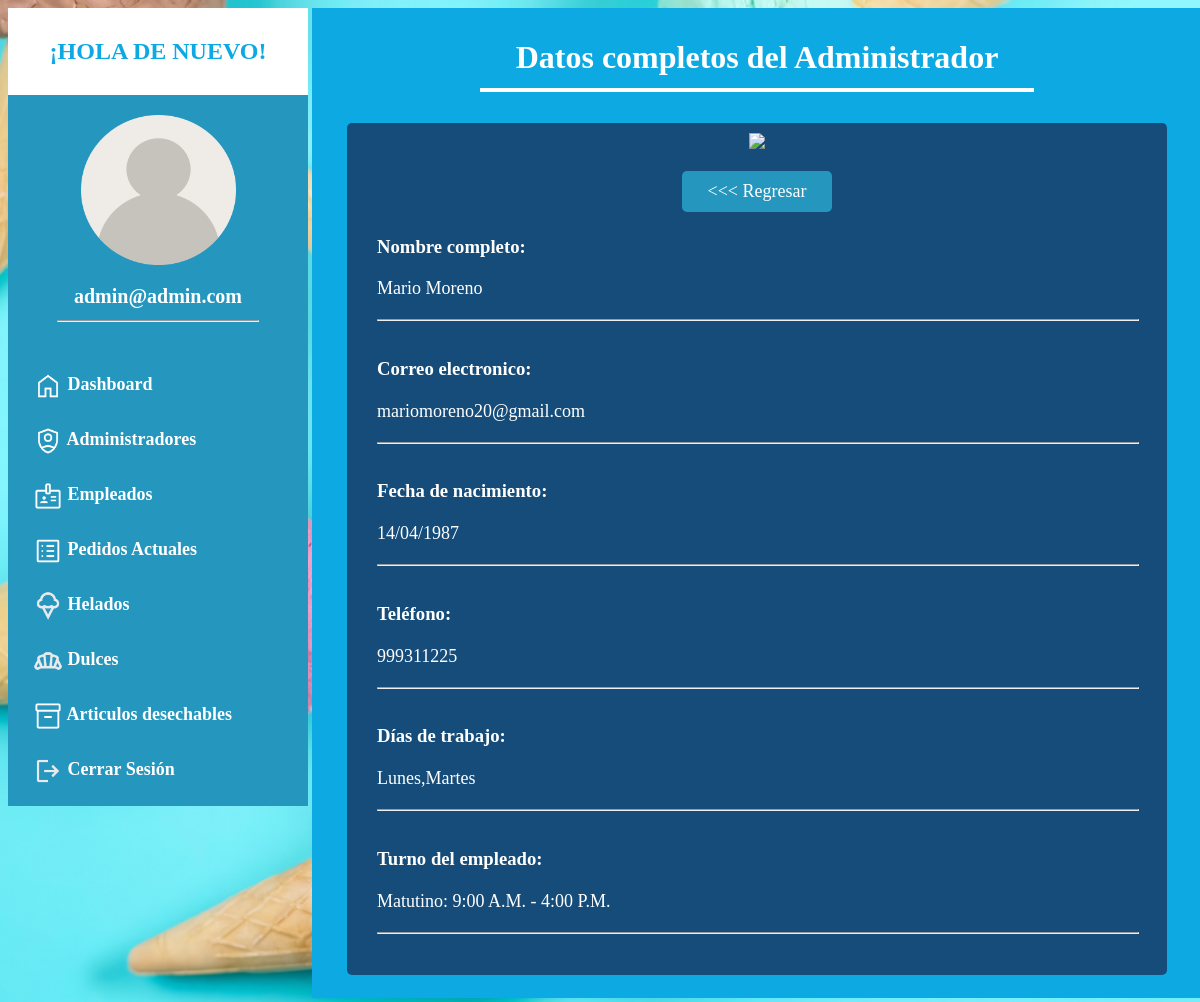
The app's page /ver_empleado.php?id=2 (signed in) with its own data.
### tables this page shows
CREATE TABLE `empleados` (
  `id_empleado` int(11) NOT NULL,
  `nombre_empleado` varchar(100) DEFAULT NULL,
  `correo_empleado` varchar(100) DEFAULT NULL,
  `fecha_nacimiento_empleado` date DEFAULT NULL,
  `telefono_empleado` char(10) DEFAULT NULL,
  `dias_trabajo` varchar(255) DEFAULT NULL,
  `horas_trabajo` varchar(255) DEFAULT NULL
);

### ver_empleado.php (the view, shortened to what this page needs)
<!DOCTYPE html>
<html lang="en">
<head>
    <link rel="stylesheet" href="style_panel_admin.css">
</head>
<body>
    <div class="ancho">
        <?php
        include "menu_panel_admin.php";
        ?>
        <div class="contenedorpaneladmin">
            <div class="contenedor4 centrar">
                <h1>Datos completos del Administrador</h1>
                <hr>
            </div>
            <br>
            <div class="contenedor5 centrar">
                <img src="./img/logo_colon.png" class="logopaneladmin1">
                <br><br>
                <a href="empleados.php" class="btn_regresar"> &lt;&lt;&lt; Regresar</a>
                <?php
                require "conexion.php";
                $id = $_GET['id'];
                $verusuario = "SELECT * FROM empleados WHERE id_empleado = '$id'";
                $resultado = mysqli_query($conectar, $verusuario);
                $fila = $resultado->fetch_array();
                ?>
                <div class="contenedor7">
                    <h3>Nombre completo:</h3>
                    <p><?php echo $fila["nombre_empleado"]; ?></p>
                    <hr>
                </div>
                <div class="contenedor7">
                    <h3>Correo electronico:</h3>
                    <p><?php echo $fila["correo_empleado"]; ?></p>
                    <hr>
                </div>
                <?php
                    $fechanormal = $fila["fecha_nacimiento_empleado"];
                    $fechacambiada = str_replace('-', '/', date('d-m-Y', strtotime($fechanormal)));
                ?>
                <div class="contenedor7">
                    <h3>Fecha de nacimiento:</h3>
                    <p><?php echo $fechacambiada; ?></p>
                    <hr>
                </div>
                <div class="contenedor7">
                    <h3>Teléfono:</h3>
                    <p><?php echo $fila["telefono_empleado"]; ?></p>
                    <hr>
                </div>
                <div class="contenedor7">
                    <h3>Días de trabajo:</h3>
                    <p><?php echo $fila["dias_trabajo"]; ?></p>
                    <hr>
                </div>
                <div class="contenedor7">
                    <h3>Turno del empleado:</h3>
                    <p><?php echo $fila["horas_trabajo"]; ?></p>
                    <hr>
                </div>
                <br>
            </div>
            <br>
        </div>
</body>
</html>

### style_panel_admin.css (style rules this page uses)
body { font-family: 'Times New Roman', Times, serif; background: url(./img/bg.jpg) no-repeat center top; background-size:cover; }
:root { --color1: rgb(37, 150, 190); --color2: white; --color3: #8cf5f9; --color4: #154c79; --color5: #0ca9e2; --color6: red; }
.ancho { width: 1200px; margin: auto; }
.centrar { text-align: center; }
.contenedorpaneladmin { width: 880px; background-color: var(--color5); display: inline-block; vertical-align: top; padding: 5px; }
.contenedor4 { width: 850px; color: var(--color2); padding: 5px; margin-left: 10px; border-radius: 10px; }
.contenedor4 hr { margin-top: -10px; width: 550px; border: 2px var(--color2) solid; }
.contenedor5 { width: 800px; background-color: var(--color4); color: var(--color2); padding: 10px; margin-left: 30px; border-radius: 5px; }
.contenedor5 p { font-size: 18px; line-height: 25px; }
.logopaneladmin1 { width: 200px; }
.contenedor5 { width: 800px; background-color: var(--color4); color: var(--color5); padding: 10px; margin-left: 30px; border-radius: 5px; }
.contenedor5 p { font-size: 18px; line-height: 25px; color: var(--color2); }
.btn_regresar { width: 130px; display: inline-block; background-color: var(--color1); color: var(--color2); text-decoration: none; padding: 10px; font-size: 18px; border-radius: 5px; }
.contenedor7 hr { width: 100%; }
.contenedor7 { color: var(--color2); text-align: left; padding: 5px 20px; }

### records on screen
empleados: nombre_empleado "Mario Moreno", correo_empleado "mariomoreno20@gmail.com", fecha_nacimiento_empleado "14/04/1987", telefono_empleado "999311225", dias_trabajo "Lunes,Martes", horas_trabajo "Matutino: 9:00 A.M. - 4:00 P.M."

### other values on screen
$adminCorreo "admin@admin.com"
